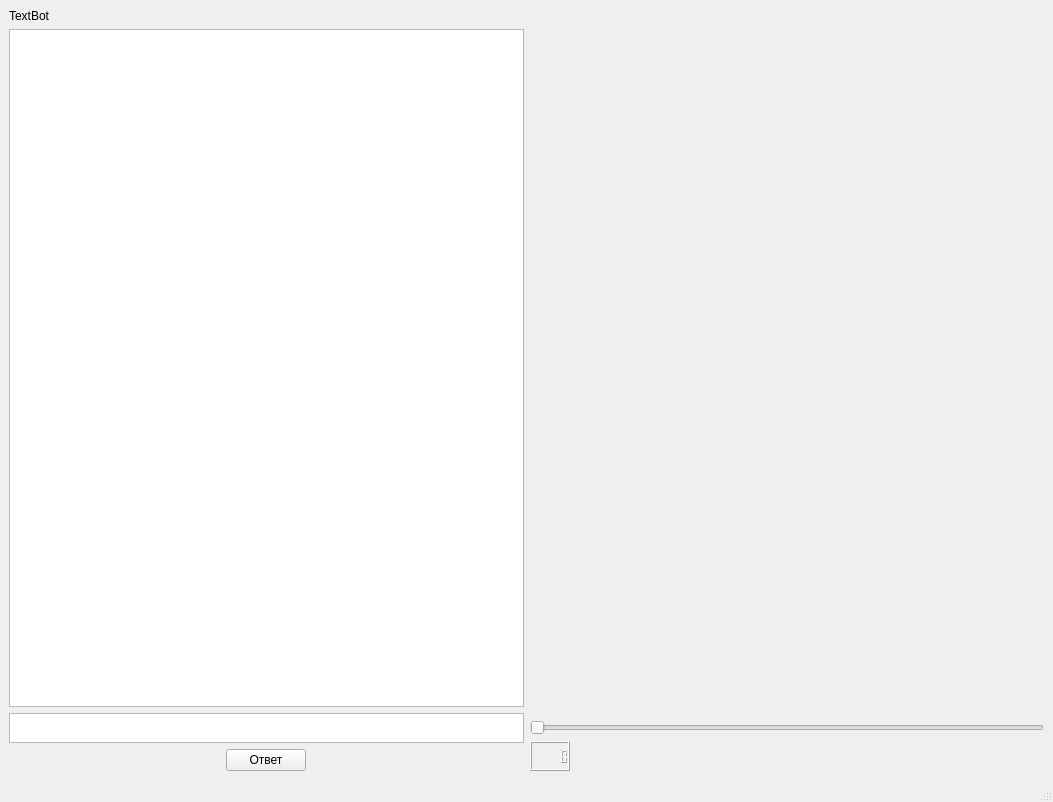
<?xml version="1.0" encoding="UTF-8"?>
<ui version="4.0">
 <class>MainWindow</class>
 <widget class="QMainWindow" name="MainWindow">
  <property name="geometry">
   <rect>
    <x>0</x>
    <y>0</y>
    <width>1053</width>
    <height>802</height>
   </rect>
  </property>
  <property name="windowTitle">
   <string>MainWindow</string>
  </property>
  <widget class="QWidget" name="centralwidget">
   <layout class="QHBoxLayout" name="horizontalLayout">
    <item>
     <layout class="QVBoxLayout" name="verticalLayout">
      <item>
       <widget class="QLabel" name="label">
        <property name="text">
         <string>TextBot</string>
        </property>
       </widget>
      </item>
      <item>
       <widget class="QTextEdit" name="Main_text_window"/>
      </item>
      <item>
       <widget class="QTextEdit" name="input_text_line">
        <property name="sizePolicy">
         <sizepolicy hsizetype="Minimum" vsizetype="Expanding">
          <horstretch>0</horstretch>
          <verstretch>0</verstretch>
         </sizepolicy>
        </property>
        <property name="minimumSize">
         <size>
          <width>0</width>
          <height>30</height>
         </size>
        </property>
        <property name="maximumSize">
         <size>
          <width>16777215</width>
          <height>30</height>
         </size>
        </property>
       </widget>
      </item>
      <item>
       <layout class="QHBoxLayout" name="horizontalLayout_2">
        <item>
         <widget class="QPushButton" name="pushButton">
          <property name="sizePolicy">
           <sizepolicy hsizetype="Minimum" vsizetype="Minimum">
            <horstretch>0</horstretch>
            <verstretch>0</verstretch>
           </sizepolicy>
          </property>
          <property name="minimumSize">
           <size>
            <width>80</width>
            <height>0</height>
           </size>
          </property>
          <property name="maximumSize">
           <size>
            <width>80</width>
            <height>16777215</height>
           </size>
          </property>
          <property name="text">
           <string>Ответ</string>
          </property>
         </widget>
        </item>
       </layout>
      </item>
     </layout>
    </item>
    <item>
     <layout class="QVBoxLayout" name="verticalLayout_2">
      <item>
       <widget class="QWidget" name="widget" native="true"/>
      </item>
      <item>
       <widget class="QSlider" name="horizontalSlider">
        <property name="orientation">
         <enum>Qt::Horizontal</enum>
        </property>
       </widget>
      </item>
      <item>
       <widget class="QLCDNumber" name="lcdNumber">
        <property name="minimumSize">
         <size>
          <width>0</width>
          <height>30</height>
         </size>
        </property>
        <property name="maximumSize">
         <size>
          <width>40</width>
          <height>30</height>
         </size>
        </property>
       </widget>
      </item>
     </layout>
    </item>
   </layout>
  </widget>
  <widget class="QMenuBar" name="menubar">
   <property name="geometry">
    <rect>
     <x>0</x>
     <y>0</y>
     <width>1053</width>
     <height>21</height>
    </rect>
   </property>
  </widget>
  <widget class="QStatusBar" name="statusbar"/>
 </widget>
 <resources/>
 <connections/>
</ui>
